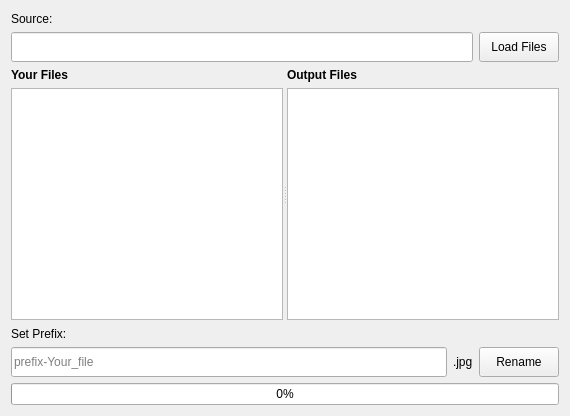
<?xml version="1.0" encoding="UTF-8"?>
<ui version="4.0">
 <class>window</class>
 <widget class="QFrame" name="window">
  <property name="geometry">
   <rect>
    <x>0</x>
    <y>0</y>
    <width>570</width>
    <height>416</height>
   </rect>
  </property>
  <property name="windowTitle">
   <string>Renamer</string>
  </property>
  <layout class="QGridLayout" name="gridLayout">
   <item row="1" column="2">
    <widget class="QPushButton" name="loadButton">
     <property name="minimumSize">
      <size>
       <width>0</width>
       <height>30</height>
      </size>
     </property>
     <property name="maximumSize">
      <size>
       <width>16777215</width>
       <height>30</height>
      </size>
     </property>
     <property name="text">
      <string>Load Files</string>
     </property>
    </widget>
   </item>
   <item row="0" column="0">
    <widget class="QLabel" name="label">
     <property name="minimumSize">
      <size>
       <width>0</width>
       <height>15</height>
      </size>
     </property>
     <property name="maximumSize">
      <size>
       <width>16777215</width>
       <height>15</height>
      </size>
     </property>
     <property name="text">
      <string>Source:</string>
     </property>
    </widget>
   </item>
   <item row="4" column="2">
    <widget class="QPushButton" name="renameButton">
     <property name="minimumSize">
      <size>
       <width>0</width>
       <height>30</height>
      </size>
     </property>
     <property name="maximumSize">
      <size>
       <width>16777215</width>
       <height>30</height>
      </size>
     </property>
     <property name="text">
      <string>Rename</string>
     </property>
    </widget>
   </item>
   <item row="1" column="0" colspan="2">
    <widget class="QLineEdit" name="sourceInput">
     <property name="enabled">
      <bool>true</bool>
     </property>
     <property name="minimumSize">
      <size>
       <width>0</width>
       <height>30</height>
      </size>
     </property>
     <property name="maximumSize">
      <size>
       <width>16777215</width>
       <height>30</height>
      </size>
     </property>
     <property name="acceptDrops">
      <bool>false</bool>
     </property>
     <property name="autoFillBackground">
      <bool>false</bool>
     </property>
     <property name="readOnly">
      <bool>true</bool>
     </property>
    </widget>
   </item>
   <item row="4" column="1">
    <widget class="QLabel" name="fileTypeText">
     <property name="minimumSize">
      <size>
       <width>0</width>
       <height>30</height>
      </size>
     </property>
     <property name="maximumSize">
      <size>
       <width>16777215</width>
       <height>30</height>
      </size>
     </property>
     <property name="text">
      <string>.jpg</string>
     </property>
    </widget>
   </item>
   <item row="4" column="0">
    <widget class="QLineEdit" name="prefixInput">
     <property name="minimumSize">
      <size>
       <width>0</width>
       <height>30</height>
      </size>
     </property>
     <property name="maximumSize">
      <size>
       <width>16777215</width>
       <height>30</height>
      </size>
     </property>
     <property name="text">
      <string/>
     </property>
     <property name="placeholderText">
      <string>prefix-Your_file</string>
     </property>
    </widget>
   </item>
   <item row="2" column="0" colspan="3">
    <widget class="QSplitter" name="splitter">
     <property name="orientation">
      <enum>Qt::Horizontal</enum>
     </property>
     <widget class="QWidget" name="">
      <layout class="QVBoxLayout" name="verticalLayout_2">
       <item>
        <widget class="QLabel" name="label_2">
         <property name="font">
          <font>
           <weight>75</weight>
           <italic>false</italic>
           <bold>true</bold>
           <underline>false</underline>
          </font>
         </property>
         <property name="text">
          <string>Your Files</string>
         </property>
        </widget>
       </item>
       <item>
        <widget class="QListWidget" name="sourceFilesList"/>
       </item>
      </layout>
     </widget>
     <widget class="QWidget" name="">
      <layout class="QVBoxLayout" name="verticalLayout">
       <item>
        <widget class="QLabel" name="label_3">
         <property name="font">
          <font>
           <weight>75</weight>
           <bold>true</bold>
          </font>
         </property>
         <property name="text">
          <string>Output Files</string>
         </property>
        </widget>
       </item>
       <item>
        <widget class="QListWidget" name="outFilesList"/>
       </item>
      </layout>
     </widget>
    </widget>
   </item>
   <item row="3" column="0">
    <widget class="QLabel" name="label_4">
     <property name="minimumSize">
      <size>
       <width>0</width>
       <height>15</height>
      </size>
     </property>
     <property name="maximumSize">
      <size>
       <width>16777215</width>
       <height>15</height>
      </size>
     </property>
     <property name="text">
      <string>Set Prefix:</string>
     </property>
    </widget>
   </item>
   <item row="5" column="0" colspan="3">
    <widget class="QProgressBar" name="progressBar">
     <property name="value">
      <number>0</number>
     </property>
     <property name="textVisible">
      <bool>true</bool>
     </property>
     <property name="invertedAppearance">
      <bool>false</bool>
     </property>
    </widget>
   </item>
  </layout>
 </widget>
 <resources/>
 <connections/>
</ui>
